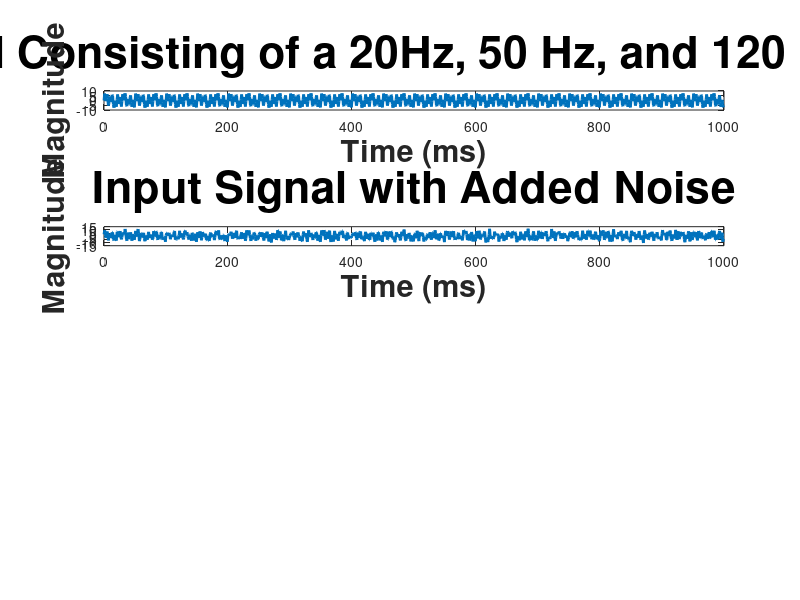

Reproduce this figure in MATLAB. (Note: this script raises an error after producing the figure.)
Fs = 500;                                  % Sampling frequency
T = 1/Fs;                                    % Sample time
L = 1000;                                   % Length of signal
t = (0:L-1)*T;                             % Time vector


fig = figure('units','normalized','outerposition',[0 0 1 1]);
subplot(3,1,1);

%% Input signal consisting of a 20 Hz, 50 Hz and 120 Hz sine wave
x = 2*sin(2*pi*20*t) + 3*sin(2*pi*50*t) + 5*sin(2*pi*120*t); 

%% Plot of input signal
subplot(4,1,1);
plot(Fs*t,x,'LineWidth',2);
xlabel('Time (ms)','FontSize',22,'FontWeight','Bold');
ylabel('Magnitude','FontSize',22,'FontWeight','Bold');
title('Input Signal Consisting of a 20Hz, 50 Hz, and 120 Hz sine wave','FontSize',32,'FontWeight','Bold');

%% Input signal with some random noise and DC offset
y = x + 2*randn(size(t)) + 0.5;
subplot(4,1,2);
plot(Fs*t,y,'LineWidth',2);
xlabel('Time (ms)','FontSize',22,'FontWeight','Bold');
ylabel('Magnitude','FontSize',22,'FontWeight','Bold');
title('Input Signal with Added Noise','FontSize',32,'FontWeight','Bold');

%% Bandpass filter the input signal using symmetric FIR with min zeros
Fstop1 = 30;    % First Stopband Frequency
Fpass1 = 35;    % First Passband Frequency
Fpass2 = 200;   % Second Passband Frequency
Fstop2 = 205;   % Second Stopband Frequency
Astop1 = 60;    % First Stopband Attenuation (dB)
Apass  = 1;     % Passband Ripple (dB)
Astop2 = 60;    % Second Stopband Attenuation (dB)

filt_design = fdesign.bandpass('fst1,fp1,fp2,fst2,ast1,ap,ast2', Fstop1, Fpass1, Fpass2, Fstop2, Astop1, Apass, Astop2, Fs);
filt_mdl = design(filt_design, 'equiripple', 'FilterStructure', 'dfsymfir','MinOrder', 'any');
filt_x = filt_mdl.filter(y);

%% Window the filtered data using blackman window
win_mdl = window(@rectwin,L);
win_x = win_mdl.*filt_x';

%% Obtain spectral energy of noisy input
NFFT = 2^nextpow2(L); 
Y = fft(y,NFFT)/L;
f = Fs/2*linspace(0,1,NFFT/2+1);
subplot(4,1,3);
plot(f,2*abs(Y(1:NFFT/2+1)),'LineWidth',2);
xlim([-2 250]);
xlabel('Frequency (Hz)','FontSize',22,'FontWeight','Bold');
ylabel('|Y(f)|','FontSize',22,'FontWeight','Bold');
title('Spectral Analysis of Noisy Input Signal','FontSize',32,'FontWeight','Bold');

%% Obtain spectral energy of filtered input
NFFT = 2^nextpow2(L); 
Y = fft(win_x,NFFT)/L;
f = Fs/2*linspace(0,1,NFFT/2+1);
subplot(4,1,4);
plot(f,2*abs(Y(1:NFFT/2+1)),'LineWidth',2);
xlim([-2 250]);
xlabel('Frequency (Hz)','FontSize',22,'FontWeight','Bold');
ylabel('|Y(f)|','FontSize',22,'FontWeight','Bold');
title('Spectral Energy Windowed and Bandpass Filtered 35-200Hz','FontSize',32,'FontWeight','Bold');



